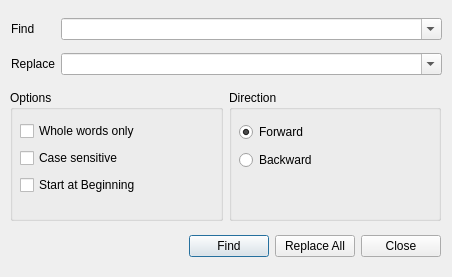
<ui version="4.0" >
 <author></author>
 <comment></comment>
 <exportmacro></exportmacro>
 <class>ReplaceDialog</class>
 <widget class="QDialog" name="ReplaceDialog" >
  <property name="geometry" >
   <rect>
    <x>0</x>
    <y>0</y>
    <width>452</width>
    <height>277</height>
   </rect>
  </property>
  <property name="windowTitle" >
   <string>Replace Text</string>
  </property>
  <widget class="QWidget" name="horizontalLayout_2" >
   <property name="geometry" >
    <rect>
     <x>10</x>
     <y>10</y>
     <width>401</width>
     <height>31</height>
    </rect>
   </property>
  </widget>
  <widget class="QWidget" name="horizontalLayout_3" >
   <property name="geometry" >
    <rect>
     <x>10</x>
     <y>50</y>
     <width>401</width>
     <height>31</height>
    </rect>
   </property>
  </widget>
  <widget class="QWidget" name="layoutWidget_3" >
   <property name="geometry" >
    <rect>
     <x>10</x>
     <y>90</y>
     <width>431</width>
     <height>131</height>
    </rect>
   </property>
   <layout class="QHBoxLayout" >
    <property name="margin" >
     <number>0</number>
    </property>
    <property name="spacing" >
     <number>6</number>
    </property>
    <item>
     <widget class="QGroupBox" name="groupBox" >
      <property name="title" >
       <string>Options</string>
      </property>
      <widget class="QWidget" name="layoutWidget_4" >
       <property name="geometry" >
        <rect>
         <x>10</x>
         <y>30</y>
         <width>191</width>
         <height>77</height>
        </rect>
       </property>
       <layout class="QVBoxLayout" >
        <property name="margin" >
         <number>0</number>
        </property>
        <property name="spacing" >
         <number>6</number>
        </property>
        <item>
         <widget class="QCheckBox" name="checkWords" >
          <property name="text" >
           <string>Whole words only</string>
          </property>
         </widget>
        </item>
        <item>
         <widget class="QCheckBox" name="checkCase" >
          <property name="text" >
           <string>Case sensitive</string>
          </property>
         </widget>
        </item>
        <item>
         <widget class="QCheckBox" name="checkBegin" >
          <property name="text" >
           <string>Start at Beginning</string>
          </property>
         </widget>
        </item>
       </layout>
      </widget>
     </widget>
    </item>
    <item>
     <widget class="QGroupBox" name="groupBox_2" >
      <property name="title" >
       <string>Direction</string>
      </property>
      <widget class="QWidget" name="layoutWidget_5" >
       <property name="geometry" >
        <rect>
         <x>10</x>
         <y>30</y>
         <width>191</width>
         <height>52</height>
        </rect>
       </property>
       <layout class="QVBoxLayout" >
        <property name="margin" >
         <number>0</number>
        </property>
        <property name="spacing" >
         <number>6</number>
        </property>
        <item>
         <widget class="QRadioButton" name="radioForward" >
          <property name="text" >
           <string>Forward</string>
          </property>
          <property name="checked" >
           <bool>true</bool>
          </property>
         </widget>
        </item>
        <item>
         <widget class="QRadioButton" name="radioBackward" >
          <property name="text" >
           <string>Backward</string>
          </property>
         </widget>
        </item>
       </layout>
      </widget>
     </widget>
    </item>
   </layout>
  </widget>
  <widget class="QWidget" name="layoutWidget_2" >
   <property name="geometry" >
    <rect>
     <x>11</x>
     <y>11</y>
     <width>431</width>
     <height>71</height>
    </rect>
   </property>
   <layout class="QGridLayout" >
    <property name="margin" >
     <number>0</number>
    </property>
    <property name="spacing" >
     <number>6</number>
    </property>
    <item row="0" column="1" >
     <widget class="QComboBox" name="comboFind" >
      <property name="sizePolicy" >
       <sizepolicy>
        <hsizetype>7</hsizetype>
        <vsizetype>0</vsizetype>
        <horstretch>0</horstretch>
        <verstretch>0</verstretch>
       </sizepolicy>
      </property>
      <property name="editable" >
       <bool>true</bool>
      </property>
     </widget>
    </item>
    <item row="1" column="1" >
     <widget class="QComboBox" name="comboReplace" >
      <property name="sizePolicy" >
       <sizepolicy>
        <hsizetype>7</hsizetype>
        <vsizetype>0</vsizetype>
        <horstretch>0</horstretch>
        <verstretch>0</verstretch>
       </sizepolicy>
      </property>
      <property name="editable" >
       <bool>true</bool>
      </property>
     </widget>
    </item>
    <item row="1" column="0" >
     <widget class="QLabel" name="label_2" >
      <property name="sizePolicy" >
       <sizepolicy>
        <hsizetype>1</hsizetype>
        <vsizetype>1</vsizetype>
        <horstretch>0</horstretch>
        <verstretch>0</verstretch>
       </sizepolicy>
      </property>
      <property name="text" >
       <string>Replace</string>
      </property>
      <property name="buddy" >
       <cstring>comboReplace</cstring>
      </property>
     </widget>
    </item>
    <item row="0" column="0" >
     <widget class="QLabel" name="label" >
      <property name="sizePolicy" >
       <sizepolicy>
        <hsizetype>1</hsizetype>
        <vsizetype>1</vsizetype>
        <horstretch>0</horstretch>
        <verstretch>0</verstretch>
       </sizepolicy>
      </property>
      <property name="text" >
       <string>Find</string>
      </property>
      <property name="buddy" >
       <cstring>comboFind</cstring>
      </property>
     </widget>
    </item>
   </layout>
  </widget>
  <widget class="QWidget" name="layoutWidget" >
   <property name="geometry" >
    <rect>
     <x>10</x>
     <y>230</y>
     <width>431</width>
     <height>33</height>
    </rect>
   </property>
   <layout class="QHBoxLayout" >
    <property name="margin" >
     <number>0</number>
    </property>
    <property name="spacing" >
     <number>6</number>
    </property>
    <item>
     <spacer>
      <property name="orientation" >
       <enum>Qt::Horizontal</enum>
      </property>
      <property name="sizeHint" >
       <size>
        <width>131</width>
        <height>31</height>
       </size>
      </property>
     </spacer>
    </item>
    <item>
     <widget class="QPushButton" name="findButton" >
      <property name="text" >
       <string>Find</string>
      </property>
     </widget>
    </item>
    <item>
     <widget class="QPushButton" name="replaceallButton" >
      <property name="text" >
       <string>Replace All</string>
      </property>
     </widget>
    </item>
    <item>
     <widget class="QPushButton" name="closeButton" >
      <property name="text" >
       <string>Close</string>
      </property>
     </widget>
    </item>
   </layout>
  </widget>
 </widget>
 <pixmapfunction></pixmapfunction>
 <tabstops>
  <tabstop>comboFind</tabstop>
  <tabstop>comboReplace</tabstop>
  <tabstop>checkWords</tabstop>
  <tabstop>checkCase</tabstop>
  <tabstop>checkBegin</tabstop>
  <tabstop>radioForward</tabstop>
  <tabstop>radioBackward</tabstop>
  <tabstop>findButton</tabstop>
  <tabstop>replaceallButton</tabstop>
  <tabstop>closeButton</tabstop>
 </tabstops>
 <resources/>
 <connections/>
</ui>
